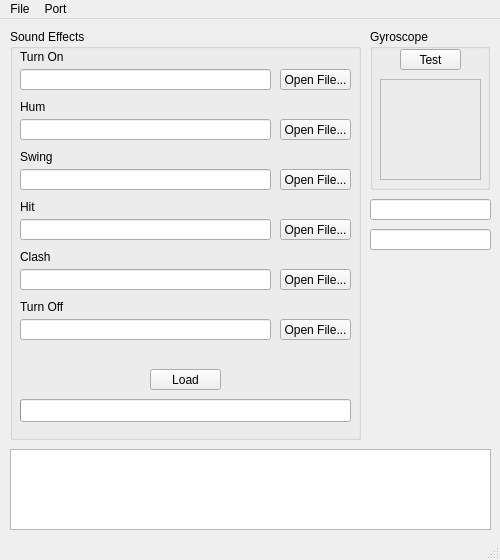
<?xml version="1.0" encoding="UTF-8"?>
<ui version="4.0">
 <class>Lsmod</class>
 <widget class="QMainWindow" name="Lsmod">
  <property name="geometry">
   <rect>
    <x>0</x>
    <y>0</y>
    <width>500</width>
    <height>560</height>
   </rect>
  </property>
  <property name="windowTitle">
   <string>Serial test</string>
  </property>
  <widget class="QWidget" name="centralwidget">
   <widget class="QTextEdit" name="textEdit">
    <property name="geometry">
     <rect>
      <x>10</x>
      <y>430</y>
      <width>481</width>
      <height>81</height>
     </rect>
    </property>
   </widget>
   <widget class="QGroupBox" name="groupBoxSoundEffects">
    <property name="geometry">
     <rect>
      <x>10</x>
      <y>10</y>
      <width>351</width>
      <height>411</height>
     </rect>
    </property>
    <property name="title">
     <string>Sound Effects</string>
    </property>
    <widget class="QLabel" name="labelTurnOn">
     <property name="geometry">
      <rect>
       <x>10</x>
       <y>20</y>
       <width>71</width>
       <height>16</height>
      </rect>
     </property>
     <property name="text">
      <string>Turn On</string>
     </property>
    </widget>
    <widget class="QLineEdit" name="lineEditTurnOnFile">
     <property name="geometry">
      <rect>
       <x>10</x>
       <y>40</y>
       <width>251</width>
       <height>21</height>
      </rect>
     </property>
    </widget>
    <widget class="QPushButton" name="pushButtonOpenTurnOnFile">
     <property name="geometry">
      <rect>
       <x>270</x>
       <y>40</y>
       <width>71</width>
       <height>21</height>
      </rect>
     </property>
     <property name="text">
      <string>Open File...</string>
     </property>
    </widget>
    <widget class="QLabel" name="labelHum">
     <property name="geometry">
      <rect>
       <x>10</x>
       <y>70</y>
       <width>71</width>
       <height>16</height>
      </rect>
     </property>
     <property name="text">
      <string>Hum</string>
     </property>
    </widget>
    <widget class="QLineEdit" name="lineEditHumFile">
     <property name="geometry">
      <rect>
       <x>10</x>
       <y>90</y>
       <width>251</width>
       <height>21</height>
      </rect>
     </property>
    </widget>
    <widget class="QPushButton" name="pushButtonOpenHumFile">
     <property name="geometry">
      <rect>
       <x>270</x>
       <y>90</y>
       <width>71</width>
       <height>21</height>
      </rect>
     </property>
     <property name="text">
      <string>Open File...</string>
     </property>
    </widget>
    <widget class="QLabel" name="labelSwing">
     <property name="geometry">
      <rect>
       <x>10</x>
       <y>120</y>
       <width>71</width>
       <height>16</height>
      </rect>
     </property>
     <property name="text">
      <string>Swing</string>
     </property>
    </widget>
    <widget class="QLineEdit" name="lineEditSwingFile">
     <property name="geometry">
      <rect>
       <x>10</x>
       <y>140</y>
       <width>251</width>
       <height>21</height>
      </rect>
     </property>
    </widget>
    <widget class="QPushButton" name="pushButtonOpenSwingFile">
     <property name="geometry">
      <rect>
       <x>270</x>
       <y>140</y>
       <width>71</width>
       <height>21</height>
      </rect>
     </property>
     <property name="text">
      <string>Open File...</string>
     </property>
    </widget>
    <widget class="QLabel" name="labelHit">
     <property name="geometry">
      <rect>
       <x>10</x>
       <y>170</y>
       <width>71</width>
       <height>16</height>
      </rect>
     </property>
     <property name="text">
      <string>Hit</string>
     </property>
    </widget>
    <widget class="QLineEdit" name="lineEditHitFile">
     <property name="geometry">
      <rect>
       <x>10</x>
       <y>190</y>
       <width>251</width>
       <height>21</height>
      </rect>
     </property>
    </widget>
    <widget class="QPushButton" name="pushButtonOpenHitFile">
     <property name="geometry">
      <rect>
       <x>270</x>
       <y>190</y>
       <width>71</width>
       <height>21</height>
      </rect>
     </property>
     <property name="text">
      <string>Open File...</string>
     </property>
    </widget>
    <widget class="QLabel" name="labelClash">
     <property name="geometry">
      <rect>
       <x>10</x>
       <y>220</y>
       <width>71</width>
       <height>16</height>
      </rect>
     </property>
     <property name="text">
      <string>Clash</string>
     </property>
    </widget>
    <widget class="QLineEdit" name="lineEditClashFile">
     <property name="geometry">
      <rect>
       <x>10</x>
       <y>240</y>
       <width>251</width>
       <height>21</height>
      </rect>
     </property>
    </widget>
    <widget class="QPushButton" name="pushButtonOpenClashFile">
     <property name="geometry">
      <rect>
       <x>270</x>
       <y>240</y>
       <width>71</width>
       <height>21</height>
      </rect>
     </property>
     <property name="text">
      <string>Open File...</string>
     </property>
    </widget>
    <widget class="QPushButton" name="pushButtonLoad">
     <property name="geometry">
      <rect>
       <x>140</x>
       <y>340</y>
       <width>71</width>
       <height>21</height>
      </rect>
     </property>
     <property name="text">
      <string>Load</string>
     </property>
    </widget>
    <widget class="QProgressBar" name="progressBar">
     <property name="enabled">
      <bool>true</bool>
     </property>
     <property name="geometry">
      <rect>
       <x>10</x>
       <y>370</y>
       <width>331</width>
       <height>23</height>
      </rect>
     </property>
     <property name="value">
      <number>0</number>
     </property>
     <property name="textVisible">
      <bool>false</bool>
     </property>
    </widget>
    <widget class="QPushButton" name="pushButtonOpenTurnOffFile">
     <property name="geometry">
      <rect>
       <x>270</x>
       <y>290</y>
       <width>71</width>
       <height>21</height>
      </rect>
     </property>
     <property name="text">
      <string>Open File...</string>
     </property>
    </widget>
    <widget class="QLabel" name="labelTurnOff">
     <property name="geometry">
      <rect>
       <x>10</x>
       <y>270</y>
       <width>71</width>
       <height>16</height>
      </rect>
     </property>
     <property name="text">
      <string>Turn Off</string>
     </property>
    </widget>
    <widget class="QLineEdit" name="lineEditTurnOffFile">
     <property name="geometry">
      <rect>
       <x>10</x>
       <y>290</y>
       <width>251</width>
       <height>21</height>
      </rect>
     </property>
    </widget>
   </widget>
   <widget class="QGroupBox" name="groupBoxGyroscope">
    <property name="geometry">
     <rect>
      <x>370</x>
      <y>10</y>
      <width>120</width>
      <height>161</height>
     </rect>
    </property>
    <property name="title">
     <string>Gyroscope</string>
    </property>
    <widget class="QPushButton" name="pushButtonTest">
     <property name="geometry">
      <rect>
       <x>30</x>
       <y>20</y>
       <width>61</width>
       <height>21</height>
      </rect>
     </property>
     <property name="text">
      <string>Test</string>
     </property>
     <property name="checkable">
      <bool>true</bool>
     </property>
     <property name="checked">
      <bool>false</bool>
     </property>
    </widget>
    <widget class="QFrame" name="frameModel">
     <property name="geometry">
      <rect>
       <x>10</x>
       <y>50</y>
       <width>101</width>
       <height>101</height>
      </rect>
     </property>
     <property name="frameShape">
      <enum>QFrame::StyledPanel</enum>
     </property>
     <property name="frameShadow">
      <enum>QFrame::Raised</enum>
     </property>
    </widget>
   </widget>
   <widget class="QLineEdit" name="lineEditRealRot">
    <property name="geometry">
     <rect>
      <x>370</x>
      <y>180</y>
      <width>121</width>
      <height>21</height>
     </rect>
    </property>
   </widget>
   <widget class="QLineEdit" name="lineEditRealTilt">
    <property name="geometry">
     <rect>
      <x>370</x>
      <y>210</y>
      <width>121</width>
      <height>21</height>
     </rect>
    </property>
   </widget>
  </widget>
  <widget class="QMenuBar" name="menubar">
   <property name="geometry">
    <rect>
     <x>0</x>
     <y>0</y>
     <width>500</width>
     <height>21</height>
    </rect>
   </property>
   <widget class="QMenu" name="menuOpen">
    <property name="title">
     <string>File</string>
    </property>
    <addaction name="actionNew"/>
    <addaction name="actionOpen"/>
    <addaction name="actionSave_configuration"/>
    <addaction name="actionSave"/>
    <addaction name="separator"/>
    <addaction name="actionExit"/>
   </widget>
   <widget class="QMenu" name="menuPort">
    <property name="title">
     <string>Port</string>
    </property>
   </widget>
   <addaction name="menuOpen"/>
   <addaction name="menuPort"/>
  </widget>
  <widget class="QStatusBar" name="statusbar"/>
  <action name="actionOpen">
   <property name="text">
    <string>Open...</string>
   </property>
   <property name="statusTip">
    <string>Open existing configuration</string>
   </property>
   <property name="shortcut">
    <string>Ctrl+O</string>
   </property>
  </action>
  <action name="actionSave">
   <property name="text">
    <string>Save As...</string>
   </property>
   <property name="statusTip">
    <string>Save configuration as new file</string>
   </property>
  </action>
  <action name="actionExit">
   <property name="text">
    <string>Exit</string>
   </property>
   <property name="statusTip">
    <string>Exit program</string>
   </property>
   <property name="shortcut">
    <string>Ctrl+Q</string>
   </property>
  </action>
  <action name="actionSave_configuration">
   <property name="text">
    <string>Save</string>
   </property>
   <property name="statusTip">
    <string>Save configuration</string>
   </property>
   <property name="shortcut">
    <string>Ctrl+S</string>
   </property>
  </action>
  <action name="actionNew">
   <property name="text">
    <string>New</string>
   </property>
   <property name="statusTip">
    <string>Create new configuration</string>
   </property>
   <property name="shortcut">
    <string>Ctrl+N</string>
   </property>
  </action>
 </widget>
 <resources/>
 <connections>
  <connection>
   <sender>lineEditTurnOnFile</sender>
   <signal>returnPressed()</signal>
   <receiver>Lsmod</receiver>
   <slot>setFocus()</slot>
   <hints>
    <hint type="sourcelabel">
     <x>255</x>
     <y>60</y>
    </hint>
    <hint type="destinationlabel">
     <x>209</x>
     <y>134</y>
    </hint>
   </hints>
  </connection>
  <connection>
   <sender>lineEditHumFile</sender>
   <signal>returnPressed()</signal>
   <receiver>Lsmod</receiver>
   <slot>setFocus()</slot>
   <hints>
    <hint type="sourcelabel">
     <x>255</x>
     <y>110</y>
    </hint>
    <hint type="destinationlabel">
     <x>209</x>
     <y>134</y>
    </hint>
   </hints>
  </connection>
 </connections>
</ui>
